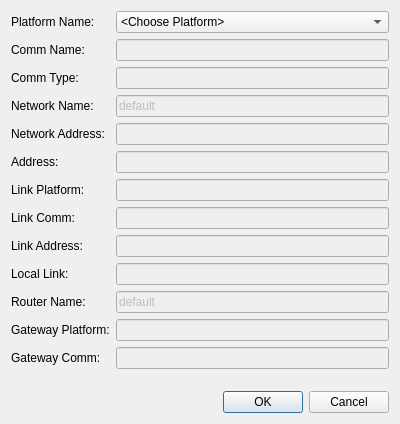
<?xml version="1.0" encoding="UTF-8"?>
<ui version="4.0">
 <class>CommVisAddCommDialog</class>
 <widget class="QDialog" name="CommVisAddCommDialog">
  <property name="geometry">
   <rect>
    <x>0</x>
    <y>0</y>
    <width>400</width>
    <height>424</height>
   </rect>
  </property>
  <property name="windowTitle">
   <string>Add Comm Device</string>
  </property>
  <layout class="QVBoxLayout" name="verticalLayout_2">
   <item>
    <layout class="QFormLayout" name="mFormLayout">
     <item row="1" column="0">
      <widget class="QLabel" name="mPlatformNameLabel">
       <property name="text">
        <string>Platform Name: </string>
       </property>
      </widget>
     </item>
     <item row="1" column="1">
      <widget class="QComboBox" name="mPlatformNameComboBox">
       <item>
        <property name="text">
         <string>&lt;Choose Platform&gt;</string>
        </property>
       </item>
      </widget>
     </item>
     <item row="2" column="0">
      <widget class="QLabel" name="mCommNameLabel">
       <property name="text">
        <string>Comm Name:</string>
       </property>
      </widget>
     </item>
     <item row="2" column="1">
      <widget class="QLineEdit" name="mCommNameLineEdit">
       <property name="enabled">
        <bool>false</bool>
       </property>
      </widget>
     </item>
     <item row="3" column="0">
      <widget class="QLabel" name="mCommTypeLabel">
       <property name="text">
        <string>Comm Type:</string>
       </property>
      </widget>
     </item>
     <item row="3" column="1">
      <widget class="QLineEdit" name="mCommTypeLineEdit">
       <property name="enabled">
        <bool>false</bool>
       </property>
      </widget>
     </item>
     <item row="4" column="0">
      <widget class="QLabel" name="mNetworkNameLabel">
       <property name="text">
        <string>Network Name:</string>
       </property>
      </widget>
     </item>
     <item row="4" column="1">
      <widget class="QLineEdit" name="mNetworkNameLineEdit">
       <property name="enabled">
        <bool>false</bool>
       </property>
       <property name="text">
        <string>default</string>
       </property>
      </widget>
     </item>
     <item row="5" column="0">
      <widget class="QLabel" name="mNetworkAddressLabel">
       <property name="text">
        <string>Network Address:</string>
       </property>
      </widget>
     </item>
     <item row="5" column="1">
      <widget class="QLineEdit" name="mNetworkAddressLineEdit">
       <property name="enabled">
        <bool>false</bool>
       </property>
      </widget>
     </item>
     <item row="6" column="0">
      <widget class="QLabel" name="mAddressLabel">
       <property name="text">
        <string>Address:</string>
       </property>
      </widget>
     </item>
     <item row="6" column="1">
      <widget class="QLineEdit" name="mAddressLineEdit">
       <property name="enabled">
        <bool>false</bool>
       </property>
      </widget>
     </item>
     <item row="7" column="0">
      <widget class="QLabel" name="mLinkPlatformLabel">
       <property name="text">
        <string>Link Platform:</string>
       </property>
      </widget>
     </item>
     <item row="7" column="1">
      <widget class="QLineEdit" name="mLinkPlatformLineEdit">
       <property name="enabled">
        <bool>false</bool>
       </property>
      </widget>
     </item>
     <item row="8" column="0">
      <widget class="QLabel" name="mLinkCommLabel">
       <property name="text">
        <string>Link Comm:</string>
       </property>
      </widget>
     </item>
     <item row="8" column="1">
      <widget class="QLineEdit" name="mLinkCommLineEdit">
       <property name="enabled">
        <bool>false</bool>
       </property>
      </widget>
     </item>
     <item row="9" column="0">
      <widget class="QLabel" name="mLinkAddressLabel">
       <property name="text">
        <string>Link Address:</string>
       </property>
      </widget>
     </item>
     <item row="9" column="1">
      <widget class="QLineEdit" name="mLinkAddressLineEdit">
       <property name="enabled">
        <bool>false</bool>
       </property>
      </widget>
     </item>
     <item row="10" column="0">
      <widget class="QLabel" name="mLocalLinkLabel">
       <property name="text">
        <string>Local Link:</string>
       </property>
      </widget>
     </item>
     <item row="10" column="1">
      <widget class="QLineEdit" name="mLocalLinkLineEdit">
       <property name="enabled">
        <bool>false</bool>
       </property>
      </widget>
     </item>
     <item row="11" column="0">
      <widget class="QLabel" name="mRouterNameLabel">
       <property name="text">
        <string>Router Name:</string>
       </property>
      </widget>
     </item>
     <item row="11" column="1">
      <widget class="QLineEdit" name="mRouterNameLineEdit">
       <property name="enabled">
        <bool>false</bool>
       </property>
       <property name="text">
        <string>default</string>
       </property>
      </widget>
     </item>
     <item row="12" column="0">
      <widget class="QLabel" name="mGatewayPlatformLabel">
       <property name="text">
        <string>Gateway Platform:</string>
       </property>
      </widget>
     </item>
     <item row="12" column="1">
      <widget class="QLineEdit" name="mGatewayPlatformLineEdit">
       <property name="enabled">
        <bool>false</bool>
       </property>
      </widget>
     </item>
     <item row="13" column="0">
      <widget class="QLabel" name="mGatewayCommLabel">
       <property name="text">
        <string>Gateway Comm:</string>
       </property>
      </widget>
     </item>
     <item row="13" column="1">
      <widget class="QLineEdit" name="mGatewayCommLineEdit">
       <property name="enabled">
        <bool>false</bool>
       </property>
      </widget>
     </item>
    </layout>
   </item>
   <item>
    <spacer name="verticalSpacer">
     <property name="orientation">
      <enum>Qt::Vertical</enum>
     </property>
     <property name="sizeHint" stdset="0">
      <size>
       <width>20</width>
       <height>40</height>
      </size>
     </property>
    </spacer>
   </item>
   <item>
    <widget class="QDialogButtonBox" name="buttonBox">
     <property name="orientation">
      <enum>Qt::Horizontal</enum>
     </property>
     <property name="standardButtons">
      <set>QDialogButtonBox::Cancel|QDialogButtonBox::Ok</set>
     </property>
    </widget>
   </item>
  </layout>
 </widget>
 <tabstops>
  <tabstop>mPlatformNameComboBox</tabstop>
  <tabstop>mCommNameLineEdit</tabstop>
  <tabstop>mCommTypeLineEdit</tabstop>
  <tabstop>mNetworkNameLineEdit</tabstop>
  <tabstop>mNetworkAddressLineEdit</tabstop>
  <tabstop>mAddressLineEdit</tabstop>
  <tabstop>mLinkPlatformLineEdit</tabstop>
  <tabstop>mLinkCommLineEdit</tabstop>
  <tabstop>mLinkAddressLineEdit</tabstop>
  <tabstop>mLocalLinkLineEdit</tabstop>
  <tabstop>mRouterNameLineEdit</tabstop>
  <tabstop>mGatewayPlatformLineEdit</tabstop>
  <tabstop>mGatewayCommLineEdit</tabstop>
 </tabstops>
 <resources/>
 <connections>
  <connection>
   <sender>buttonBox</sender>
   <signal>accepted()</signal>
   <receiver>CommVisAddCommDialog</receiver>
   <slot>accept()</slot>
   <hints>
    <hint type="sourcelabel">
     <x>248</x>
     <y>254</y>
    </hint>
    <hint type="destinationlabel">
     <x>157</x>
     <y>274</y>
    </hint>
   </hints>
  </connection>
  <connection>
   <sender>buttonBox</sender>
   <signal>rejected()</signal>
   <receiver>CommVisAddCommDialog</receiver>
   <slot>reject()</slot>
   <hints>
    <hint type="sourcelabel">
     <x>316</x>
     <y>260</y>
    </hint>
    <hint type="destinationlabel">
     <x>286</x>
     <y>274</y>
    </hint>
   </hints>
  </connection>
 </connections>
</ui>
